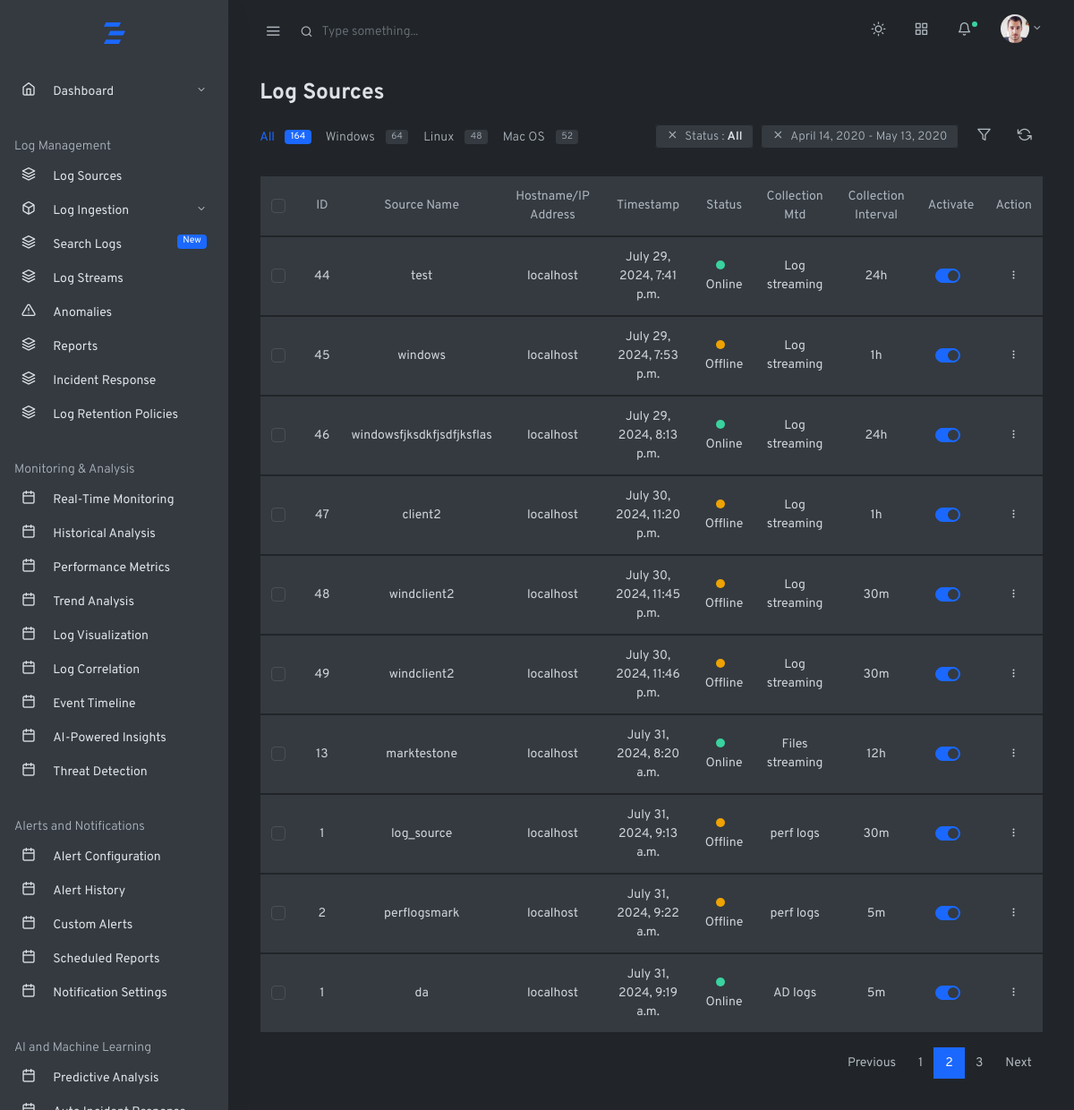
Screenshot of /home/log-sources with the database file from the repository.
### log_management_app/models.py (models this page shows, shortened)
class WindowsLogSource(models.Model):
    INGESTION_MTD = [
        ('powershell', 'Powershell'),
    ]
    COLLECTION_INTERVAL_CHOICES = [
        ('5m', 'Every 5 minutes'),
        ('15m', 'Every 15 minutes'),
        ('30m', 'Every 30 minutes'),
        ('1h', 'Every 1 hour'),
        ('6h', 'Every 6 hours'),
        ('12h', 'Every 12 hours'),
        ('24h', 'Every 24 hours'),
    ]
    RETENTION_POLICY_CHOICES = [
        ('7d', '7 days'),
        ('14d', '14 days'),
        ('30d', '30 days'),
        ('60d', '60 days'),
        ('90d', '90 days'),
        ('180d', '180 days'),
        ('365d', '365 days'),
    ]
    SOURCE_STATUS_CHOICES = [
        ('Online', 'Active'),
        ('Offline', 'Inactive'),
    ]
    log_source_name = models.CharField(max_length=100)
    hostname_ip_address = models.CharField(max_length=255,default='localhost',null=True)
    description = models.TextField(blank=True, null=True)
    log_type = models.ManyToManyField(LogType)
    status = models.CharField(max_length=10, choices=SOURCE_STATUS_CHOICES, default='Offline')
    collection_mtd = models.CharField(max_length=50,default='Log streaming')
    collection_interval = models.CharField(max_length=10, choices=COLLECTION_INTERVAL_CHOICES, default='24h')
    retention_policy = models.CharField(max_length=10, choices=RETENTION_POLICY_CHOICES, default='30d')
    ingestion_mtd = models.CharField(max_length=30, choices=INGESTION_MTD, default='powershell')
    comments = models.TextField(blank=True, null=True)
    activate = models.BooleanField(default=True)
    created_at = models.DateTimeField(auto_now_add=True, null=True)
    updated_at = models.DateTimeField(auto_now=True, null=True)

class WindowsFileLogSource(models.Model):
    RETENTION_POLICY_CHOICES = [
        ('7d', '7 days'),
        ('14d', '14 days'),
        ('30d', '30 days'),
        ('60d', '60 days'),
        ('90d', '90 days'),
        ('180d', '180 days'),
        ('365d', '365 days'),
    ]
    COLLECTION_INTERVAL_CHOICES = [
        ('5m', 'Every 5 minutes'),
        ('15m', 'Every 15 minutes'),
        ('30m', 'Every 30 minutes'),
        ('1h', 'Every 1 hour'),
        ('6h', 'Every 6 hours'),
        ('12h', 'Every 12 hours'),
        ('24h', 'Every 24 hours'),
    ]
    SOURCE_STATUS_CHOICES = [
        ('Online', 'Active'),
        ('Offline', 'Inactive'),
    ]
    log_source_name = models.CharField(max_length=100)
    hostname_ip_address = models.CharField(max_length=255,default='localhost',null=True)
    ingestion_mtd = models.CharField(max_length=30, default='powershell')
    log_file_path = models.CharField(max_length=255)
    log_file_type = models.CharField(max_length=10, choices=LogFileType.choices) #change to checkboxes
    status = models.CharField(max_length=10, choices=SOURCE_STATUS_CHOICES, default='Offline')
    collection_mtd = models.CharField(max_length=50,default='Files streaming')
    retention_policy = models.CharField(max_length=10, choices=RETENTION_POLICY_CHOICES, default='30d')
    collection_interval = models.CharField(max_length=10, choices=COLLECTION_INTERVAL_CHOICES, default='24h')
    file_size_limit = models.PositiveIntegerField()  # in MB
    activate = models.BooleanField(default=True)
    log_encoding = models.CharField(max_length=10, choices=LogEncoding.choices)
    rotation_policy = models.CharField(max_length=15, choices=RotationPolicy.choices)
    created_at = models.DateTimeField(auto_now_add=True, null=True)
    updated_at = models.DateTimeField(auto_now=True, null=True)

class WindowsPerfLogs(models.Model):
    SOURCE_STATUS_CHOICES = [
        ('Online', 'Active'),
        ('Offline', 'Inactive'),
    ]
    COLLECTION_INTERVAL_CHOICES = [
        ('5m', 'Every 5 minutes'),
        ('15m', 'Every 15 minutes'),
        ('30m', 'Every 30 minutes'),
        ('1h', 'Every 1 hour'),
        ('6h', 'Every 6 hours'),
        ('12h', 'Every 12 hours'),
        ('24h', 'Every 24 hours'),
    ]
    RETENTION_POLICY_CHOICES = [
        ('7d', '7 days'),
        ('14d', '14 days'),
        ('30d', '30 days'),
        ('60d', '60 days'),
        ('90d', '90 days'),
        ('180d', '180 days'),
        ('365d', '365 days'),
    ]
    log_source_name = models.CharField(max_length=100,default='log_source')
    hostname_ip_address = models.CharField(max_length=255,default='localhost',null=True)
    performance_metrics = models.ManyToManyField(
        'PerformanceMetric',
        verbose_name="Performance Metrics",
        help_text="Select the metrics to collect",
    )
    ingestion_mtd = models.CharField(max_length=30, default='powershell')
    status = models.CharField(max_length=10, choices=SOURCE_STATUS_CHOICES, default='Offline')
    collection_interval = models.CharField(max_length=10, choices=COLLECTION_INTERVAL_CHOICES, default='24h')
    retention_policy = models.CharField(max_length=10, choices=RETENTION_POLICY_CHOICES, default='30d')
    collection_mtd = models.CharField(max_length=50,default='perf logs')
    activate = models.BooleanField(default=True)
    created_at = models.DateTimeField(auto_now_add=True, null=True)
    updated_at = models.DateTimeField(auto_now=True, null=True)

class WindowsActiveDirectoryLogSource(models.Model):
    SOURCE_STATUS_CHOICES = [
        ('Online', 'Active'),
        ('Offline', 'Inactive'),
    ]
    COLLECTION_INTERVAL_CHOICES = [
        ('5m', 'Every 5 minutes'),
        ('15m', 'Every 15 minutes'),
        ('30m', 'Every 30 minutes'),
        ('1h', 'Every 1 hour'),
        ('6h', 'Every 6 hours'),
        ('12h', 'Every 12 hours'),
        ('24h', 'Every 24 hours'),
    ]
    RETENTION_POLICY_CHOICES = [
        ('7d', '7 days'),
        ('14d', '14 days'),
        ('30d', '30 days'),
        ('60d', '60 days'),
        ('90d', '90 days'),
        ('180d', '180 days'),
        ('365d', '365 days'),
    ]
    log_source_name = models.CharField(max_length=100, verbose_name="Log Source Name")
    domain_name = models.CharField(max_length=100, verbose_name="Domain Name")
    hostname_ip_address = models.CharField(max_length=255,default='localhost',null=True)
    ingestion_mtd = models.CharField(max_length=30, default='powershell')
    status = models.CharField(max_length=10, choices=SOURCE_STATUS_CHOICES, default='Offline')
    collection_mtd = models.CharField(max_length=50,default='AD logs')
    collection_interval = models.CharField(max_length=10, choices=COLLECTION_INTERVAL_CHOICES, default='24h')
    retention_policy = models.CharField(max_length=10, choices=RETENTION_POLICY_CHOICES, default='30d')
    activate = models.BooleanField(default=True)
    created_at = models.DateTimeField(auto_now_add=True, null=True)
    updated_at = models.DateTimeField(auto_now=True, null=True)

### log_management_app/views.py (the view)
# urls.py: path('home/log-sources',views.logsources,name='logsources'),
def logsources(request):
    log_sources_1 = WindowsLogSource.objects.all()
    log_sources_2 = WindowsFileLogSource.objects.all()
    log_sources_3 = WindowsPerfLogs.objects.all()
    log_sources_4 = WindowsActiveDirectoryLogSource.objects.all()
    log_sources = list(chain(log_sources_1, log_sources_2,log_sources_3, log_sources_4))
    context={'log_sources':log_sources}
    return render(request,'baseapp/logsources/logsources.html',context)

### log_management_app/templates/baseapp/logsources/logsources.html (shortened to what this page needs)
{% extends 'mainhome.html' %}
{% block content %}
        <div class="container-fluid">
          <div class="row justify-content-center">
            <div class="col-12">
              <h2 class="h3 mb-3 page-title">Log Sources</h2>
              <div class="row mb-4 items-align-center">
                <div class="col-md">
                  <ul class="nav nav-pills justify-content-start">
                    <li class="nav-item">
                      <a class="nav-link active bg-transparent pr-2 pl-0 text-primary" href="#">All <span class="badge badge-pill bg-primary text-white ml-2">164</span></a>
                    </li>
                    <li class="nav-item">
                      <a class="nav-link text-muted px-2" href="#">Windows <span class="badge badge-pill bg-white border text-muted ml-2">64</span></a>
                    </li>
                    <li class="nav-item">
                      <a class="nav-link text-muted px-2" href="#">Linux <span class="badge badge-pill bg-white border text-muted ml-2">48</span></a>
                    </li>
                    <li class="nav-item">
                      <a class="nav-link text-muted px-2" href="#">Mac OS <span class="badge badge-pill bg-white border text-muted ml-2">52</span></a>
                    </li>
                  </ul>
                </div>
                <div class="col-md-auto ml-auto text-right">
                  <span class="small bg-white border py-1 px-2 rounded mr-2 d-none d-lg-inline">
                    <a href="#" class="text-muted"><i class="fe fe-x mx-1"></i></a>
                    <span class="text-muted">Status : <strong>All</strong></span>
                  </span>
                  <span class="small bg-white border py-1 px-2 rounded mr-2 d-none d-lg-inline">
                    <a href="#" class="text-muted"><i class="fe fe-x mx-1"></i></a>
                    <span class="text-muted">April 14, 2020 - May 13, 2020</span>
                  </span>
                  <button type="button" class="btn" data-toggle="modal" data-target=".modal-slide"><span class="fe fe-filter fe-16 text-muted"></span></button>
                  <button type="button" class="btn"><span class="fe fe-refresh-ccw fe-16 text-muted"></span></button>
                </div>
              </div>
              <table class="table border table-hover bg-white">
                <thead>
                  <tr role="row">
                    <th>
                      <div class="custom-control custom-checkbox">
                      </div>
                    </th>
                    <th class="text-center">ID</th>
                    <th class="text-center">Source Name</th>
                    <th class="text-center">Hostname/IP Address</th>
                    <th class="text-center">Timestamp</th>
                    <th class="text-center">Status</th>
                    <th class="text-center">Collection Mtd</th>
                    <th class="text-center">Collection Interval</th>
                    <th class="text-center">Activate</th>
                    <th class="text-center">Action</th>
                  </tr>
                </thead>
                <tbody>
                  {%for log_source in log_sources %}
                  <tr>
                    <td class="align-center">
                      <div class="custom-control custom-checkbox">
                      </div>
                    </td>
                    <td class="text-center">{{log_source.id}}</td>
                    <td class="text-center">{{log_source.log_source_name}}</td>
                    <td class="text-center">{{log_source.hostname_ip_address}}</td>
                    <td class="text-center">{{log_source.created_at}}</td>
                    {% if log_source.status == 'Online' %}
                        <td class="text-center"><span class="dot dot-lg bg-success mr-2"></span>Online</td>
                    {% else %}
                        <td class="text-center"><span class="dot dot-lg bg-warning mr-2"></span>Offline</td>
                    {% endif %}
                    <td class="text-center">{{log_source.collection_mtd}}</td>
                    <td class="text-center">{{log_source.collection_interval}}</td>
                    <td class="text-center">
                      <div class="custom-control custom-switch">
                      </div>
                  </td>
                    <td class="text-center">
                      <div class="dropdown">
                        <button class="btn btn-sm dropdown-toggle more-vertical" type="button" data-toggle="dropdown" aria-haspopup="true" aria-expanded="false">
                        </button>
                      </div>
                    </td>
                  </tr>
                </tbody>
                {%endfor%}
              </table>
              <nav aria-label="Table Paging" class="my-3">
                <ul class="pagination justify-content-end mb-0">
                  <li class="page-item"><a class="page-link" href="#">Previous</a></li>
                  <li class="page-item"><a class="page-link" href="#">1</a></li>
                  <li class="page-item active"><a class="page-link" href="#">2</a></li>
                  <li class="page-item"><a class="page-link" href="#">3</a></li>
                  <li class="page-item"><a class="page-link" href="#">Next</a></li>
                </ul>
              </nav>
            </div>
          </div>
        </div>
        {% endblock %}

### static/css/feather.css (style rules this page uses)
.fe-16 { font-size: 16px; }
.fe-filter:before { content: ""; }
.fe-refresh-ccw:before { content: ""; }
.fe-x:before { content: ""; }

### rows the page displays
WindowsLogSource: id "44", log_source_name "test", hostname_ip_address "localhost", created_at "July 29, 2024, 7:41 p.m.", status "Online" (drawn), collection_mtd "Log streaming", collection_interval "24h"
WindowsLogSource: id "45", log_source_name "windows", hostname_ip_address "localhost", created_at "July 29, 2024, 7:53 p.m.", status "Offline" (drawn), collection_mtd "Log streaming", collection_interval "1h"
WindowsLogSource: id "46", log_source_name "windowsfjksdkfjsdfjksflas", hostname_ip_address "localhost", created_at "July 29, 2024, 8:13 p.m.", status "Online" (drawn), collection_mtd "Log streaming", collection_interval "24h"
WindowsLogSource: id "47", log_source_name "client2", hostname_ip_address "localhost", created_at "July 30, 2024, 11:20 p.m.", status "Offline" (drawn), collection_mtd "Log streaming", collection_interval "1h"
WindowsLogSource: id "48", log_source_name "windclient2", hostname_ip_address "localhost", created_at "July 30, 2024, 11:45 p.m.", status "Offline" (drawn), collection_mtd "Log streaming", collection_interval "30m"
WindowsLogSource: id "49", log_source_name "windclient2", hostname_ip_address "localhost", created_at "July 30, 2024, 11:46 p.m.", status "Offline" (drawn), collection_mtd "Log streaming", collection_interval "30m"
WindowsFileLogSource: id "13", log_source_name "marktestone", hostname_ip_address "localhost", created_at "July 31, 2024, 8:20 a.m.", status "Online" (drawn), collection_mtd "Files streaming", collection_interval "12h"
WindowsPerfLogs: id "1", log_source_name "log_source", hostname_ip_address "localhost", created_at "July 31, 2024, 9:13 a.m.", status "Offline", collection_mtd "perf logs", collection_interval "30m"
WindowsPerfLogs: id "2", log_source_name "perflogsmark", hostname_ip_address "localhost", created_at "July 31, 2024, 9:22 a.m.", status "Offline", collection_mtd "perf logs", collection_interval "5m"
WindowsActiveDirectoryLogSource: id "1", log_source_name "da", hostname_ip_address "localhost", created_at "July 31, 2024, 9:19 a.m.", status "Online" (drawn), collection_mtd "AD logs", collection_interval "5m"
